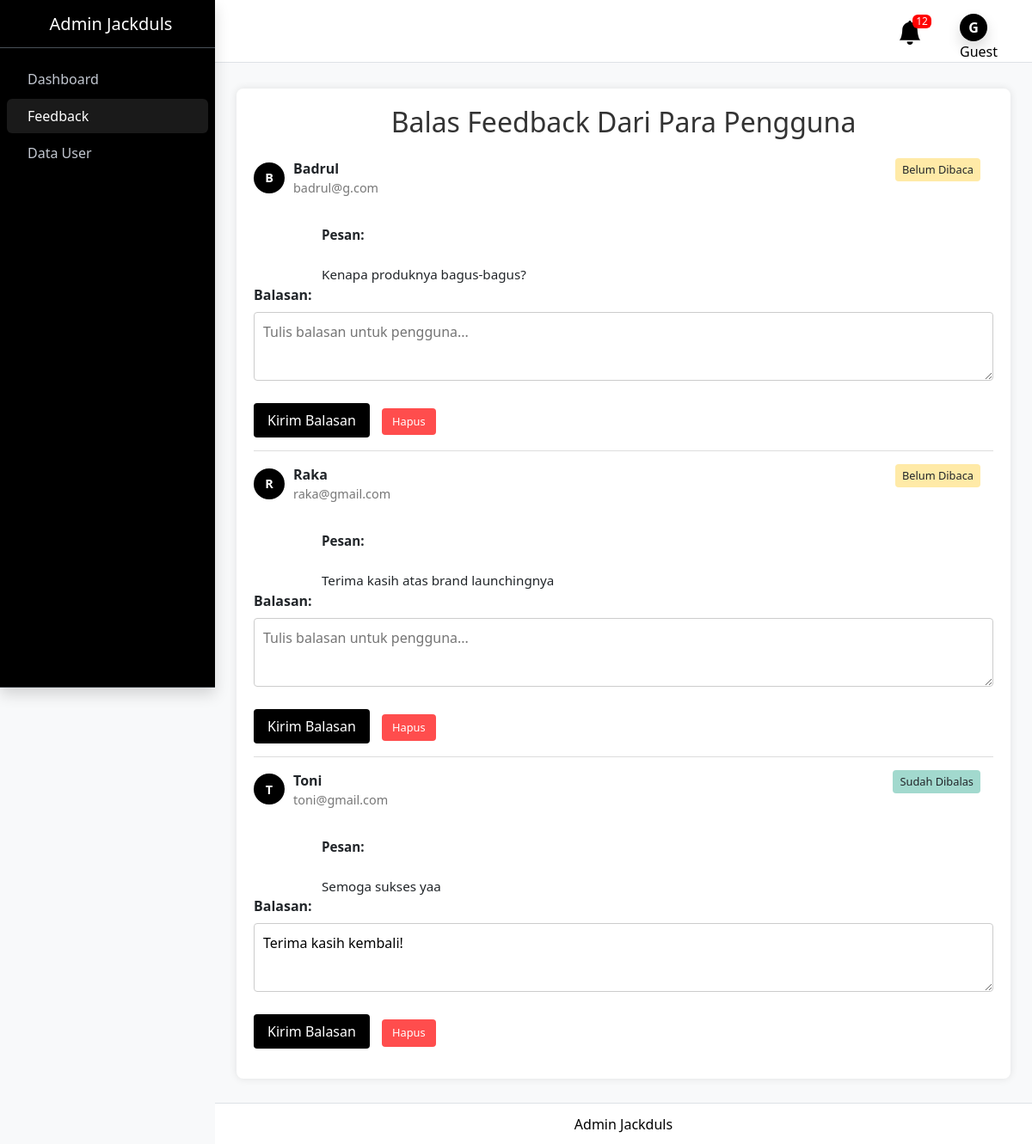
The page /ADMIN/feedback.php on the database its author committed.
### tables this page shows
CREATE TABLE IF NOT EXISTS `data_support` (
  `Kode` int NOT NULL AUTO_INCREMENT,
  `Nama` varchar(100) NOT NULL,
  `Email` varchar(100) DEFAULT NULL,
  `Isi` text NOT NULL,
  `Balasan` text,
  `Status` enum('Belum Dibaca','Sudah Dibalas') DEFAULT 'Belum Dibaca',
  `Tanggal` timestamp NULL DEFAULT CURRENT_TIMESTAMP,
  PRIMARY KEY (`Kode`)
);

### ADMIN/feedback.php (the view, shortened to what this page needs)
<?php
include_once('../koneksi.php');
?>
<!doctype html>
<html lang="en">
<head>
  <link rel="stylesheet" href="https://cdn.jsdelivr.net/npm/@fontsource/source-sans-3@5.0.12/index.css"
 />
  <link rel="stylesheet" href="https://cdn.jsdelivr.net/npm/overlayscrollbars@2.10.1/styles/overlayscrollbars.min.css"
 />
  <link rel="stylesheet" href="https://cdn.jsdelivr.net/npm/bootstrap-icons@1.11.3/font/bootstrap-icons.min.css"
 />
  <link rel="stylesheet" href="admin.css" />
  <link rel="stylesheet" href="https://cdn.jsdelivr.net/npm/apexcharts@3.37.1/dist/apexcharts.css"
 />
  <link rel="stylesheet" href="https://cdn.jsdelivr.net/npm/jsvectormap@1.5.3/dist/css/jsvectormap.min.css"
 />
</head>
<body class="layout-fixed sidebar-expand-lg bg-body-tertiary">
  <div class="app-wrapper">
    <nav class="app-header navbar navbar-expand bg-body fixed-top">
      <div class="container-fluid">
        <ul class="navbar-nav ms-auto">
          <li  class="nav-item dropdown">
  <a class="nav-link" data-bs-toggle="dropdown" href="#">
    <i class="bi bi-bell-fill fs-3 align-middle"></i>
    <span class="navbar-badge badge ms-1 fs-8">12</span>
  </a>
          </li>
    <nav class="navbar navbar-expand-lg ">
<div class="container-fluid">
  <ul class="navbar-nav ms-auto">
    <li class="nav-item dropdown user-menu">
      <a href="#" class="nav-link dropdown-toggle" data-bs-toggle="dropdown" aria-expanded="false">
        <?php
        $username = isset($_SESSION['adminname']) ? htmlspecialchars($_SESSION['adminname']) : 'Guest';
        $initial = strtoupper(substr($username, 0, 1));
        ?>
<span class="user-image rounded-circle shadow d-flex align-items-center justify-content-center me-2"
      style="background-color:rgb(0, 0, 0); color: white; font-weight:bold;">
  <span class="user-initial">
    <?= $initial; ?>
  </span>
</span>
        <span class="d-none d-md-inline"><?= $username; ?></span>
      </a>
    </li>
  </ul>
</div>
    </nav>
        </ul>
      </div>
    </nav>
    <aside class="app-sidebar bg-body-secondary shadow" data-bs-theme="dark">
      <div class="sidebar-brand">
        <a href="./index.html" class="brand-link">
          <span class="brand-text fw-light">Admin Jackduls</span>
        </a>
      </div>
      <div class="sidebar-wrapper">
        <nav class="mt-2">
          <ul class="nav sidebar-menu flex-column" data-lte-toggle="treeview" role="menu" data-accordion="false">
            <li class="nav-item menu-open">
              <ul class="nav nav-treeview">
                <li class="nav-item">
                  <a href="dashboard.php" class="nav-link">
                    <p>Dashboard</p>
                  </a>
                </li>
                <li class="nav-item">
                  <a href="feedback.php" class="nav-link active">
                    <p>Feedback</p>
                  </a>
                </li>
                <li class="nav-item">
                  <a href="datauser.php" class="nav-link">
                    <p>Data User</p>
                  </a>
                </li>
              </ul>
            </li>
        </nav>
      </div>
    </aside>
    <main class="app-main">
      <div class="app-content-header">
        <div class="container-fluid">
          <div class="row">
            <div class="col-sm-6">
              <h3 style="font-weight: bold;" class="mb-0">Feedback Users</h3>
          </div>
        </div>
      </div>
<div class="admin-container">
    <h2>Balas Feedback Dari Para Pengguna</h2>
    <?php
    $query = "SELECT Kode, Nama, Email, Isi, Balasan, Tanggal, Status FROM data_support ORDER BY Tanggal DESC";
    $result = $mysqli->query($query);
    if ($result->num_rows > 0) {
        while($data = $result->fetch_assoc()) {
            $inisial = strtoupper(substr($data['Nama'], 0, 1));
            ?>
            <div class="feedback-card">
                <div class="status <?php echo str_replace(' ', '-', $data['Status']); ?>">
                    <?php echo $data['Status']; ?>
                </div>
                <div class="user-info">
                    <div class="avatar"><?php echo $inisial; ?></div>
                    <div>
                        <div class="user-name"><?php echo htmlspecialchars($data['Nama']); ?></div>
                        <div class="user-email"><?php echo htmlspecialchars($data['Email']); ?></div>
                    </div>
                </div>
                <div class="feedback-text">
                    <strong>Pesan:</strong><br>
                    <?php echo nl2br(htmlspecialchars($data['Isi'])); ?>
                </div>
                <form method="POST" action="">
                    <label><strong>Balasan:</strong></label>
                    <textarea name="balasan" placeholder="Tulis balasan untuk pengguna..."><?php echo htmlspecialchars($data['Balasan']); ?></textarea>
                    <div class="action-buttons">
                        <input type="submit" name="kirim_balasan" value="Kirim Balasan">
                        <a href="?kode=<?php echo $data['Kode']; ?>&proses=hapus" onclick="return confirm('Yakin ingin menghapus feedback ini?')" class="btn-hapus">Hapus</a>
                    </div>
                </form>
            </div>
            <?php
        }
    } else {
        echo "<p style='text-align:center;'>Belum ada feedback.</p>";
    }
    ?>
</div>
    </main>
    <footer style="background-color:white; height:10px; justify-content: center; align-items:center; display:flex;" class="app-footer">
      <div style="justify-content: center; align-items:center; display:flex; color:black;">Admin Jackduls</div>
    </footer>
  </div>
</body>
</html>

### ADMIN/feedback.php (style rules this page uses)
body { background-color:rgb(255, 255, 255); margin: 0; }
h2 { text-align: center; color: #333; }
.admin-container { max-width: 900px; margin: auto; background-color: #fff; border-radius: 8px; box-shadow: 0 0 10px rgba(0,0,0,0.1); padding: 20px; margin-top: 53px; }
.feedback-card { border-bottom: 1px solid #ddd; padding: 15px 0; position: relative; }
.feedback-card:last-child { border-bottom: none; }
.user-info { display: flex; align-items: center; gap: 10px; margin-bottom: 10px; }
.avatar { width: 36px; height: 36px; background-color: #000; color: #fff; display: flex; align-items: center; justify-content: center; border-radius: 50%; font-weight: bold; font-size: 0.9em; text-transform: uppercase; }
.user-name { font-weight: bold; }
.user-email { color: #777; font-size: 0.9em; }
.feedback-text { margin-top: 5px; font-size: 0.95em; white-space: pre-wrap; }
.status { position: absolute; top: 15px; right: 15px; font-size: 0.8em; padding: 4px 8px; border-radius: 4px; }
.status.Belum-Dibaca { background-color: #ffeaa7; }
.status.Sudah-Dibalas { background-color: #a2d9ce; }
textarea { width: 100%; min-height: 80px; padding: 10px; margin-top: 8px; resize: vertical; border: 1px solid #ccc; border-radius: 4px; }
input[type="submit"] { margin-top: 10px; padding: 8px 16px; background-color: #000; color: #fff; border: none; border-radius: 4px; cursor: pointer; }
.action-buttons { margin-top: 10px; }
a.btn-hapus { color: #e84118; text-decoration: underline; font-size: 0.85em; }
a.btn-hapus { display: inline-block; padding: 6px 12px; background-color: #ff4d4d; color: white !important; font-size: 0.8em; text-decoration: none; border-radius: 4px; margin-left: 10px; transition: background-color 0.3s ease; }

### rows shown on the page
data_support: Status "Belum Dibaca", Nama "B", Nama "Badrul", Email "badrul@g.com", Isi "Kenapa produknya bagus-bagus?"
data_support: Status "Belum Dibaca", Nama "R", Nama "Raka", Email "raka@gmail.com", Isi "Terima kasih atas brand launchingnya"
data_support: Status "Sudah Dibalas", Nama "T", Nama "Toni", Email "toni@gmail.com", Isi "Semoga sukses yaa", balasan "Terima kasih kembali!"

### other values the page prints
$initial "G"
$username "Guest"
